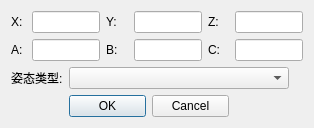
<?xml version="1.0" encoding="UTF-8"?>
<ui version="4.0">
 <class>InsertPathDlg</class>
 <widget class="QDialog" name="InsertPathDlg">
  <property name="geometry">
   <rect>
    <x>0</x>
    <y>0</y>
    <width>312</width>
    <height>125</height>
   </rect>
  </property>
  <property name="windowTitle">
   <string>路径插入</string>
  </property>
  <layout class="QGridLayout" name="gridLayout">
   <item row="0" column="0">
    <widget class="QLabel" name="label">
     <property name="text">
      <string>X:</string>
     </property>
    </widget>
   </item>
   <item row="0" column="1" colspan="2">
    <widget class="QLineEdit" name="lineEditPtX">
     <property name="minimumSize">
      <size>
       <width>68</width>
       <height>22</height>
      </size>
     </property>
     <property name="maximumSize">
      <size>
       <width>68</width>
       <height>22</height>
      </size>
     </property>
    </widget>
   </item>
   <item row="0" column="3">
    <widget class="QLabel" name="label_2">
     <property name="text">
      <string>Y:</string>
     </property>
    </widget>
   </item>
   <item row="0" column="4">
    <widget class="QLineEdit" name="lineEditPtY">
     <property name="minimumSize">
      <size>
       <width>68</width>
       <height>22</height>
      </size>
     </property>
     <property name="maximumSize">
      <size>
       <width>68</width>
       <height>22</height>
      </size>
     </property>
    </widget>
   </item>
   <item row="0" column="5">
    <widget class="QLabel" name="label_3">
     <property name="text">
      <string>Z:</string>
     </property>
    </widget>
   </item>
   <item row="0" column="6">
    <widget class="QLineEdit" name="lineEditPtZ">
     <property name="minimumSize">
      <size>
       <width>68</width>
       <height>22</height>
      </size>
     </property>
     <property name="maximumSize">
      <size>
       <width>68</width>
       <height>22</height>
      </size>
     </property>
    </widget>
   </item>
   <item row="1" column="0">
    <widget class="QLabel" name="label_4">
     <property name="text">
      <string>A:</string>
     </property>
    </widget>
   </item>
   <item row="1" column="1" colspan="2">
    <widget class="QLineEdit" name="lineEditPtA">
     <property name="minimumSize">
      <size>
       <width>68</width>
       <height>22</height>
      </size>
     </property>
     <property name="maximumSize">
      <size>
       <width>68</width>
       <height>22</height>
      </size>
     </property>
    </widget>
   </item>
   <item row="1" column="3">
    <widget class="QLabel" name="label_5">
     <property name="text">
      <string>B:</string>
     </property>
    </widget>
   </item>
   <item row="1" column="4">
    <widget class="QLineEdit" name="lineEditPtB">
     <property name="minimumSize">
      <size>
       <width>68</width>
       <height>22</height>
      </size>
     </property>
     <property name="maximumSize">
      <size>
       <width>68</width>
       <height>22</height>
      </size>
     </property>
    </widget>
   </item>
   <item row="1" column="5">
    <widget class="QLabel" name="label_6">
     <property name="text">
      <string>C:</string>
     </property>
    </widget>
   </item>
   <item row="1" column="6">
    <widget class="QLineEdit" name="lineEditPtC">
     <property name="minimumSize">
      <size>
       <width>68</width>
       <height>22</height>
      </size>
     </property>
     <property name="maximumSize">
      <size>
       <width>68</width>
       <height>22</height>
      </size>
     </property>
    </widget>
   </item>
   <item row="2" column="0" colspan="2">
    <widget class="QLabel" name="label_7">
     <property name="text">
      <string>姿态类型:</string>
     </property>
    </widget>
   </item>
   <item row="2" column="2" colspan="5">
    <widget class="QComboBox" name="comboBox">
     <property name="minimumSize">
      <size>
       <width>220</width>
       <height>22</height>
      </size>
     </property>
     <property name="maximumSize">
      <size>
       <width>220</width>
       <height>22</height>
      </size>
     </property>
    </widget>
   </item>
   <item row="3" column="2" colspan="4">
    <widget class="QDialogButtonBox" name="buttonBox">
     <property name="enabled">
      <bool>true</bool>
     </property>
     <property name="minimumSize">
      <size>
       <width>160</width>
       <height>22</height>
      </size>
     </property>
     <property name="maximumSize">
      <size>
       <width>160</width>
       <height>22</height>
      </size>
     </property>
     <property name="standardButtons">
      <set>QDialogButtonBox::Cancel|QDialogButtonBox::Ok</set>
     </property>
    </widget>
   </item>
  </layout>
 </widget>
 <layoutdefault spacing="6" margin="11"/>
 <tabstops>
  <tabstop>lineEditPtX</tabstop>
  <tabstop>lineEditPtY</tabstop>
  <tabstop>lineEditPtZ</tabstop>
  <tabstop>lineEditPtA</tabstop>
  <tabstop>lineEditPtB</tabstop>
  <tabstop>lineEditPtC</tabstop>
  <tabstop>comboBox</tabstop>
 </tabstops>
 <resources/>
 <connections/>
</ui>
